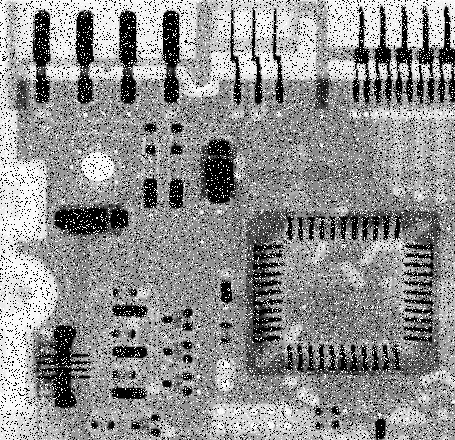
%> input picture q4/Q_2.tif, 455 x 440 px
$ octave --eval "filter_comp('Q_2.tif');"   (GNU Octave 9; MATLAB toolbox functions it lacks are replaced by stand-ins)
%> lines starting %> are read from the running program, lines starting %| are printed output that depends on the picture
function filter_comp(imageName)
%> called with imageName = 'Q_2.tif'
    im = imread(imageName);
%> im is the input picture: size 440x455 uint8; min 0, max 255, mean 144.1

    % 1: original
    figure
    subplot(331)
    imshow(im)
    title('original')

    % 2: average, size = [3, 3]
    h2 = fspecial('average', [3, 3]);
    im2 = imfilter(im, h2);
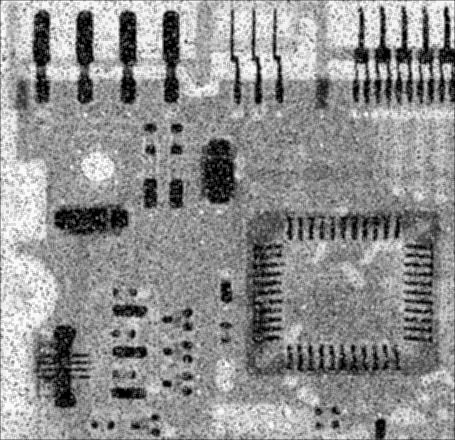
%> im2: size 440x455 uint8; min 0, max 253, mean 143.5
    subplot(332)
    imshow(im2)
    title('average, size=3')

    % 3: average, size = [5, 5]
    h3 = fspecial('average', [5, 5]);
    im3 = imfilter(im, h3);
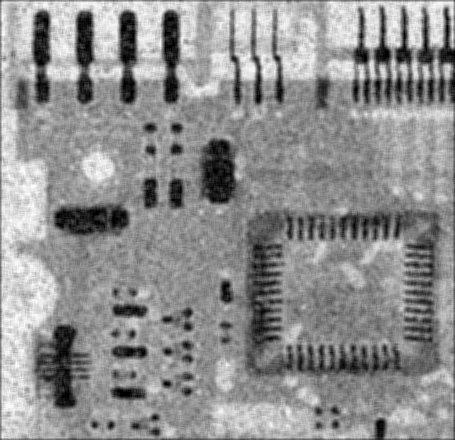
%> im3: size 440x455 uint8; min 0, max 251, mean 143.1
    subplot(333)
    imshow(im3)
    title('average, size=5')

    % 4: gaussian, size = [3, 3], sigma = 0.5
    h4 = fspecial('gaussian', [3, 3]);
    im4 = imfilter(im, h4);
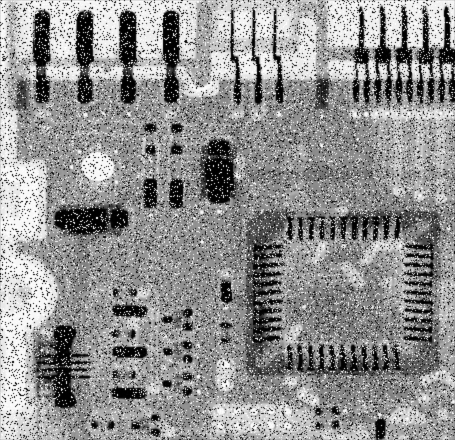
%> im4: size 440x455 uint8; min 0, max 254, mean 143.9
    subplot(334)
    imshow(im4)
    title('gaussian, size=3, sigma=0.5')

    % 5: gaussian, size = [3, 3], sigma = 1
    h5 = fspecial('gaussian', [3, 3], 1);
    im5 = imfilter(im, h5);
    subplot(335)
    imshow(im5)
    title('gaussian, size=3, sigma=1')


    % 6: gaussian, size = [5, 5], sigma = 0.5
    h6 = fspecial('gaussian', [5, 5]);
    im6 = imfilter(im, h6);
    subplot(336)
    imshow(im6)
    title('gaussian, size=5, sigma=0.5')


    % 7: median filter, size=[3, 3]
    im7 = medfilt2(im);
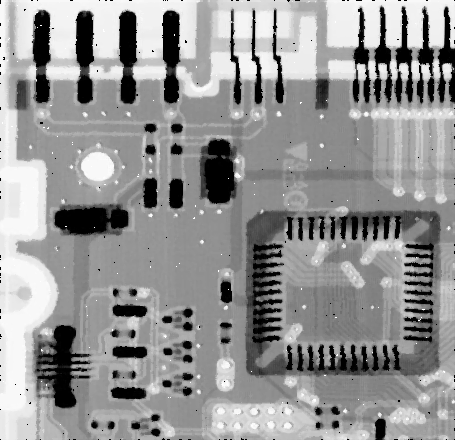
%> im7: size 440x455 uint8; min 0, max 255, mean 147.9
    subplot(337)
    imshow(im7)
    title('median filter, size=3')

    % 7: median filter, size=[5, 5]
    im8 = medfilt2(im, [5, 5]);
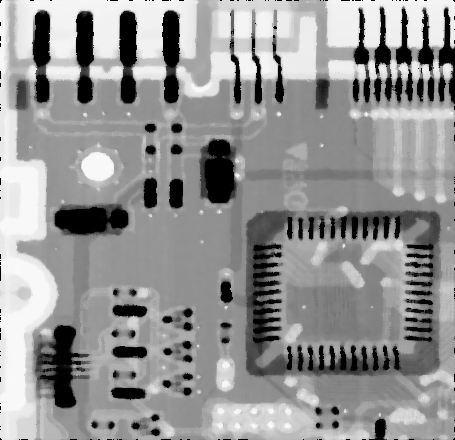
%> im8: size 440x455 uint8; min 0, max 251, mean 147.9
    subplot(338)
    imshow(im8)
    title('median filter, size=5')

    % adaptive median filter
    im9 = ada_med_filter(imageName);
    subplot(339)
    imshow(im9)
    title('adaptive median filter')


function im_res = ada_med_filter(img_name)
%> called with img_name = 'Q_2.tif'
% Adaptive Median Filter
% @param img_name: the name of the image file
% apply adaptive median filter to an image and show filtered image
% together with the original image

im = imread(img_name);

S_MIN = 3;      % the min size of the filter
S_MAX = 11;     %  the max size of the filter
z_min = 0;      % the min grey level in region
z_max = 255;    % the max grey level in region
z_med = 0;      % the median grey level in region
z_xy = 0;       % the grey level at the center pixel
IMG_SIZE = size(im);
%> IMG_SIZE = [440 455]
HEIGHT = IMG_SIZE(1);
%> HEIGHT = 440
WIDTH = IMG_SIZE(2);
%> WIDTH = 455
im_res = zeros(HEIGHT, WIDTH);
pad_size = (S_MAX - 1) / 2;
% padding the image with zero, size = 5
im_pad = padarray(im, [pad_size, pad_size]);
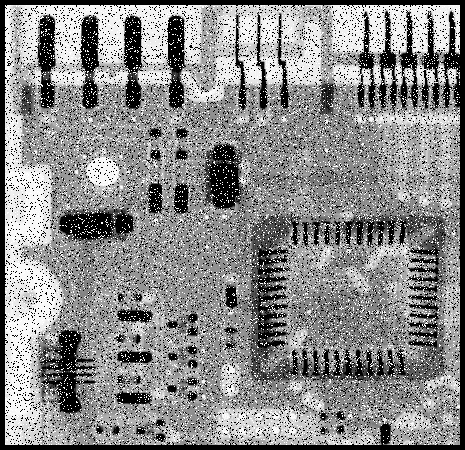
%> im_pad: size 450x465 uint8; min 0, max 255, mean 137.8

% apply filter to a specific pixel
for r = (1 + pad_size): (HEIGHT + pad_size)
    for c = (1 + pad_size): (WIDTH + pad_size)
        z_xy = im_pad(r, c);
        % get z_xy
        for s_filt = S_MIN: 2: S_MAX
            % apply filter to this pixel
            % reshape this region
            half_filt = (s_filt - 1)/2;
            unsorted = reshape(im_pad(r - half_filt: r + half_filt, c - half_filt: c + half_filt), 1, []);
            % sort
            sorted = sort(unsorted);
            % get z_med, z_min, z_max
            z_min = sorted(1);
            z_max = sorted(length(sorted));
            z_med = sorted((length(sorted) + 1)/2);
            z_max;
            z_med;
            z_min;
            x = z_med-z_min;
            y = z_max-z_med;
            if z_med - z_min > 0 & z_max - z_med > 0
                z_med - z_min;
                z_max - z_med;
                z_med - z_max;         % this is strange because it is restricted to be at least 0
                % go to stage B
                if z_xy - z_min > 0 & z_max - z_xy > 0
                    % output z_xy
                    im_res(r - pad_size, c - pad_size) = z_xy;
                else
                    % output z_med
                    im_res(r - pad_size, c - pad_size) = z_med;
                end
                break;
            end
        end
        % output z_med
        im_res(r - pad_size, c - pad_size) = z_med;
    end
end
im_res = im_res/256
